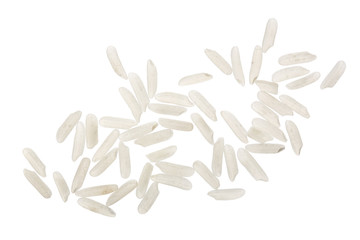
%> input picture rice_53.jpg, 360 x 240 px
$ octave CountingRiceGrains.m   (GNU Octave 9; MATLAB toolbox functions it lacks are replaced by stand-ins)
%> lines starting %> are read from the running program, lines starting %| are printed output that depends on the picture; in (x1, y1, x2, y2) boxes, pixels count from 0 and x2, y2 are one past the last pixel; in counts of white or black regions, pixels touching at a corner belong together; the program's own positions count from 1
I = imread('rice_53.jpg');
%> I is the input picture: size 240x360x3 uint8; mean R, G, B 249.1, 248, 245.5
I = rgb2gray(I); % Convert image to grayscale
%> I: size 240x360 uint8
imshow(I)
se = strel('disk',90);
background = imopen(I,se);
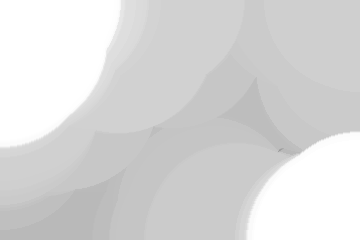
%> background: size 240x360 uint8; min 153, max 255, mean 216.6
imshow(background)
I2 = I - background;
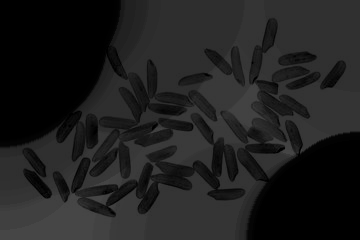
%> I2: size 240x360 uint8; min 0, max 70, mean 31.4
imshow(I2)
I3 = imadjust(I2);
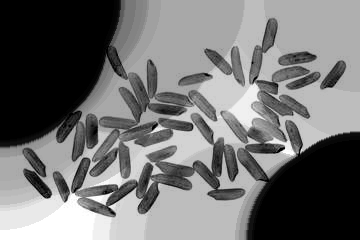
%> I3: size 240x360 uint8; min 0, max 255, mean 114.4
imshow(I3)
bw = imbinarize(I3);
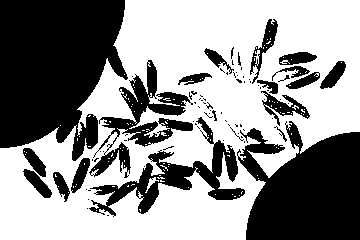
%> bw: size 240x360 logical; 57% white; 82 black regions (61 under 20 px), largest, box (x1, y1, x2, y2) and area: (0, 0, 128, 161) 15232, (237, 121, 360, 240) 10535, (89, 117, 245, 217) 3645
bw = bwareaopen(bw,450);
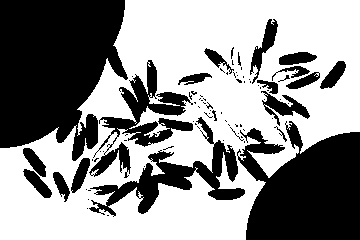
%> bw: size 240x360 logical; 56.5% white; 82 black regions (61 under 20 px), largest, box (x1, y1, x2, y2) and area: (0, 0, 128, 161) 15245, (237, 121, 360, 240) 10542, (89, 117, 245, 217) 3781
imshow(bw)
cc = bwconncomp(bw,4);
%> cc = 52 connected components
cc.NumObjects
%> ans = 52

% V1 se = 90    bw = 450
% rice_7 --> 8
% rice_15 --> 14
% rice_53 --> 57
% rice_63 --> 64
% rice_82 --> 78
% rice_154 --> 148
% rice_300 --> 355
% rice ---> 265
